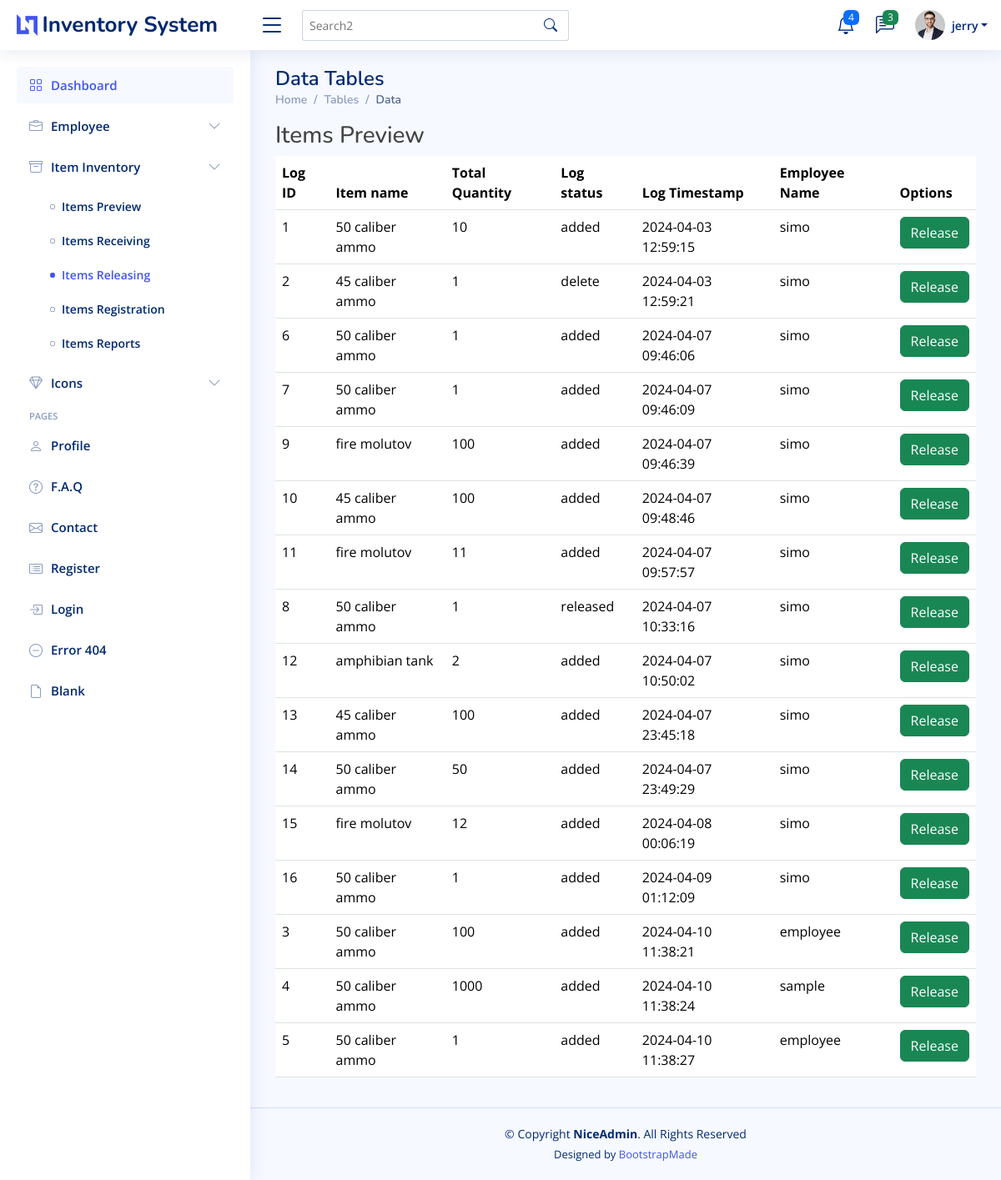
/index_admin.php?page=items_releasing (signed in), run on the app's committed database.
### tables this page shows
CREATE TABLE `employee_list` (
  `employee_id` int(11) NOT NULL,
  `employee_fname` varchar(255) NOT NULL,
  `employee_lname` varchar(255) NOT NULL,
  `employee_mname` varchar(255) NOT NULL,
  `employee_username` varchar(255) NOT NULL,
  `employee_password` varchar(255) NOT NULL,
  `employee_roles` int(11) NOT NULL,
  `delete_status` int(11) NOT NULL,
  `employee_date_hired` date NOT NULL,
  `employee_email` varchar(255) NOT NULL,
  `employee_bday` date NOT NULL
);

CREATE TABLE `item_logs_timestamp` (
  `logs_timestamp_id` int(11) NOT NULL,
  `logs_timestamp` timestamp NOT NULL DEFAULT current_timestamp() ON UPDATE current_timestamp(),
  `item_id` int(11) NOT NULL,
  `logs_status_id` int(11) NOT NULL,
  `item_quantity` int(11) NOT NULL,
  `employee_id` int(11) NOT NULL,
  `item_serial_number` int(11) NOT NULL
);

CREATE TABLE `items_table` (
  `item_id` int(11) NOT NULL,
  `item_name` varchar(255) NOT NULL,
  `delete_status` int(11) NOT NULL,
  `item_create_timestamp` timestamp NOT NULL DEFAULT current_timestamp() ON UPDATE current_timestamp(),
  `employee_id` int(11) NOT NULL
);

CREATE TABLE `logs_status` (
  `log_status_id` int(11) NOT NULL,
  `log_status_name` varchar(50) NOT NULL
);

### api/Items_inventory_releasing.php (the view, shortened to what this page needs)
  <?php
       include './class/delete.php';
     $result=$mysqli->query("SELECT i.logs_timestamp_id,
     i.logs_timestamp,
       it.item_name,
       i.item_serial_number,
       ls.log_status_name,
       i.item_quantity,
       el.employee_lname
   FROM item_logs_timestamp i
   INNER JOIN items_table it ON it.item_id=i.item_id
   INNER JOIN employee_list el on el.employee_id=i.employee_id
   INNER JOIN logs_status ls ON ls.log_status_id=i.logs_status_id
   ORDER BY i.logs_timestamp ASC")or die ($mysqli->error);
	?>
       <h3><i class="fa fa-angle-right"></i> Items Preview</h3>
<table id="hidden-table-info" class="table datatable">
               <thead>
                 <tr>
                   <th>Log ID</th>
                   <th>Item name</th>
                   <th>Total Quantity</th>
                   <th>Log status</th>
                   <th>Log Timestamp</th>
                   <th>Employee Name</th>
                   <th>Options</th>
                 </tr>
               </thead>
               <tbody>
               <?php
				while ($row=$result->fetch_assoc()):
			?>
                 <tr class="gradeA">
                  <td><?php echo $row['logs_timestamp_id'];?></td>
			          	<td><?php echo $row['item_name'];?></td>
                   <td><?php echo $row['item_quantity'];?></td>
                   <td><?php echo $row['log_status_name'];?></td>
                   <td><?php echo $row['logs_timestamp'];?></td>
                   <td><?php echo $row['employee_lname'];?></td>
                   <td>
                     <button type="button" class="btn btn-round btn-success">Release</button>
                   </td>
                 </tr>
                 <?php endwhile; ?>
               </tbody>
             </table>

### index_admin.php (shortened to what this page needs)
<?php
include './include/connection.php';
$loggedInUsername = $_SESSION['username'] ?? null;
$stmt = $mysqli->prepare("SELECT employee_fname, employee_roles, employee_id FROM employee_list WHERE employee_username = ?");
if ($stmt) {
    $stmt->bind_param("s", $loggedInUsername);
    $stmt->execute();
    $stmt->bind_result($userName, $userRole, $employee_id);
}
?>
<!DOCTYPE html>
<html lang="en">
<head>
  <link href="assets/vendor/bootstrap/css/bootstrap.min.css" rel="stylesheet">
  <link href="assets/vendor/bootstrap-icons/bootstrap-icons.css" rel="stylesheet">
  <link href="assets/vendor/boxicons/css/boxicons.min.css" rel="stylesheet">
  <link href="assets/vendor/quill/quill.snow.css" rel="stylesheet">
  <link href="assets/vendor/quill/quill.bubble.css" rel="stylesheet">
  <link href="assets/vendor/remixicon/remixicon.css" rel="stylesheet">
  <link href="assets/vendor/simple-datatables/style.css" rel="stylesheet">
  <link href="assets/css/modal.css" rel="stylesheet">
  <link href="assets/css/style.css" rel="stylesheet">
</head>
<body>
  <header id="header" class="header fixed-top d-flex align-items-center">
    <div class="d-flex align-items-center justify-content-between">
      <a href="index.html" class="logo d-flex align-items-center">
        <img src="assets/img/logo.png" alt="">
        <span class="d-none d-lg-block">Inventory System</span>
      </a>
      <i class="bi bi-list toggle-sidebar-btn"></i>
    </div>
    <div class="search-bar">
      <form class="search-form d-flex align-items-center" method="POST" action="#">
        <input type="text" name="query" placeholder="Search2" title="Enter search keyword">
        <button type="submit" title="Search"><i class="bi bi-search"></i></button>
      </form>
    </div>
    <nav class="header-nav ms-auto">
      <ul class="d-flex align-items-center">
        <li class="nav-item dropdown">
          <a class="nav-link nav-icon" href="#" data-bs-toggle="dropdown">
            <i class="bi bi-bell"></i>
            <span class="badge bg-primary badge-number">4</span>
          </a>
        </li>
        <li class="nav-item dropdown">
          <a class="nav-link nav-icon" href="#" data-bs-toggle="dropdown">
            <i class="bi bi-chat-left-text"></i>
            <span class="badge bg-success badge-number">3</span>
          </a>
        </li>
        <li class="nav-item dropdown pe-3">
          <a class="nav-link nav-profile d-flex align-items-center pe-0" href="#" data-bs-toggle="dropdown">
            <img src="assets/img/profile-img.jpg" alt="Profile" class="rounded-circle">
            <span class="d-none d-md-block dropdown-toggle ps-2"><?php echo isset($userName) ? $userName : 'Unknown User'; ?></span>
          </a>
        </li>
      </ul>
    </nav>
  </header>
  <aside id="sidebar" class="sidebar">
    <ul class="sidebar-nav" id="sidebar-nav">
      <li class="nav-item">
        <a class="nav-link <?php echo ($_GET['page'] ?? '') === 'admin_dashboard'  ? 'active' : ''; ?>" href="index_admin.php?page=admin_dashboard">
          <i class="bi bi-grid"></i>
          <span>Dashboard</span>
        </a>
      </li>
      <li class="nav-item">
        <a class="nav-link collapsed" data-bs-target="#violation-nav" data-bs-toggle="collapse" href="#">
          <i class="bi bi-briefcase"></i><span>Employee</span><i class="bi bi-chevron-down ms-auto"></i>
        </a>
      </li>
      <li class="nav-item">
        <a class="nav-link collapsed" data-bs-target="#charts-nav" data-bs-toggle="collapse" href="#">
          <i class="bi bi-archive"></i><span>Item Inventory</span><i class="bi bi-chevron-down ms-auto"></i>
        </a>
        <ul id="charts-nav" class="nav-content collapse <?php echo ($_GET['page'] ?? '') ==='items_prev' || ($_GET['page'] ?? '') ==='items_receiving' || ($_GET['page'] ?? '') ==='items_reg'|| ($_GET['page'] ?? '') ==='items_releasing' || ($_GET['page'] ?? '') ==='items_reports'? 'show' : ''; ?>" data-bs-parent="#sidebar-nav">
          <li>
            <a href="index_admin.php?page=items_prev" class="<?php echo ($_GET['page'] ?? '') === 'items_prev'  ? 'active' : ''; ?>">
              <i class="bi bi-circle"></i><span>Items Preview</span>
            </a>
          </li>
          <li>
            <a href="index_admin.php?page=items_receiving" class="<?php echo ($_GET['page'] ?? '') === 'items_receiving'  ? 'active' : ''; ?>">
              <i class="bi bi-circle"></i><span>Items Receiving</span>
            </a>
          </li>
          <li>
            <a href="index_admin.php?page=items_releasing" class="<?php echo ($_GET['page'] ?? '') === 'items_releasing'  ? 'active' : ''; ?>">
              <i class="bi bi-circle"></i><span>Items Releasing</span>
            </a>
          </li>
          <li>
            <a href="index_admin.php?page=items_reg" class="<?php echo ($_GET['page'] ?? '') === 'items_reg'  ? 'active' : ''; ?>">
              <i class="bi bi-circle"></i><span>Items Registration</span>
            </a>
          </li>
          <li>
            <a href="index_admin.php?page=items_reports" class="<?php echo ($_GET['page'] ?? '') === 'items_reports'  ? 'active' : ''; ?>">
              <i class="bi bi-circle"></i><span>Items Reports</span>
            </a>
          </li>
        </ul>
      </li>
      <li class="nav-item">
        <a class="nav-link collapsed" data-bs-target="#icons-nav" data-bs-toggle="collapse" href="#">
          <i class="bi bi-gem"></i><span>Icons</span><i class="bi bi-chevron-down ms-auto"></i>
        </a>
      </li>
      <li class="nav-heading">Pages</li>
      <li class="nav-item">
        <a class="nav-link collapsed" href="users-profile.html">
          <i class="bi bi-person"></i>
          <span>Profile</span>
        </a>
      </li>
      <li class="nav-item">
        <a class="nav-link collapsed" href="pages-faq.html">
          <i class="bi bi-question-circle"></i>
          <span>F.A.Q</span>
        </a>
      </li>
      <li class="nav-item">
        <a class="nav-link collapsed" href="pages-contact.html">
          <i class="bi bi-envelope"></i>
          <span>Contact</span>
        </a>
      </li>
      <li class="nav-item">
        <a class="nav-link collapsed" href="pages-register.html">
          <i class="bi bi-card-list"></i>
          <span>Register</span>
        </a>
      </li>
      <li class="nav-item">
        <a class="nav-link collapsed" href="pages-login.html">
          <i class="bi bi-box-arrow-in-right"></i>
          <span>Login</span>
        </a>
      </li>
      <li class="nav-item">
        <a class="nav-link collapsed" href="pages-error-404.html">
          <i class="bi bi-dash-circle"></i>
          <span>Error 404</span>
        </a>
      </li>
      <li class="nav-item">
        <a class="nav-link collapsed" href="pages-blank.html">
          <i class="bi bi-file-earmark"></i>
          <span>Blank</span>
        </a>
      </li>
    </ul>
  </aside>
  <main id="main" class="main">
    <div class="pagetitle">
      <h1>Data Tables</h1>
      <nav>
        <ol class="breadcrumb">
          <li class="breadcrumb-item"><a href="index.html">Home</a></li>
          <li class="breadcrumb-item">Tables</li>
          <li class="breadcrumb-item active">Data</li>
        </ol>
      </nav>
    </div>
    <section class="section">
               <?php
			include './include/connection.php';
      if (isset($_GET['page'])) {
        $page = $_GET['page'];
        switch ($page) {
                        case 'items_releasing':
                          include 'api/items_inventory_releasing.php';
                          break;
            }
          }
		?>
    </section>
  </main>
  <footer id="footer" class="footer">
    <div class="copyright">
      &copy; Copyright <strong><span>NiceAdmin</span></strong>. All Rights Reserved
    </div>
    <div class="credits">
      Designed by <a href="https://bootstrapmade.com/">BootstrapMade</a>
    </div>
  </footer>
</body>
</html>

### assets/css/style.css (style rules this page uses)
:root { scroll-behavior: smooth; }
body { font-family: "Open Sans", sans-serif; background: #f6f9ff; color: #444444; }
a { color: #4154f1; text-decoration: none; }
h1, h2, h3, h4, h5, h6 { font-family: "Nunito", sans-serif; }
#main { margin-top: 60px; padding: 20px 30px; transition: all 0.3s; }
.pagetitle { margin-bottom: 10px; }
.pagetitle h1 { font-size: 24px; margin-bottom: 0; font-weight: 600; color: #012970; }
.breadcrumb { font-size: 14px; font-family: "Nunito", sans-serif; color: #899bbd; font-weight: 600; }
.breadcrumb a { color: #899bbd; transition: 0.3s; }
.breadcrumb .breadcrumb-item::before { color: #899bbd; }
.breadcrumb .active { color: #51678f; font-weight: 600; }
.logo { line-height: 1; }
@media (min-width: 1200px) { .logo { width: 280px; } }
.logo img { max-height: 26px; margin-right: 6px; }
.logo span { font-size: 26px; font-weight: 700; color: #012970; font-family: "Nunito", sans-serif; }
.header { transition: all 0.5s; z-index: 997; height: 60px; box-shadow: 0px 2px 20px rgba(1, 41, 112, 0.1); background-color: #fff; padding-left: 20px; }
.header .toggle-sidebar-btn { font-size: 32px; padding-left: 10px; cursor: pointer; color: #012970; }
.header .search-bar { min-width: 360px; padding: 0 20px; }
.header .search-form { width: 100%; }
.header .search-form input { border: 0; font-size: 14px; color: #012970; border: 1px solid rgba(1, 41, 112, 0.2); padding: 7px 38px 7px 8px; border-radius: 3px; transition: 0.3s; width: 100%; }
.header .search-form button { border: 0; padding: 0; margin-left: -30px; background: none; }
.header .search-form button i { color: #012970; }
.header-nav ul { list-style: none; }
.header-nav>ul { margin: 0; padding: 0; }
.header-nav .nav-icon { font-size: 22px; color: #012970; margin-right: 25px; position: relative; }
.header-nav .nav-profile { color: #012970; }
.header-nav .nav-profile img { max-height: 36px; }
.header-nav .nav-profile span { font-size: 14px; font-weight: 600; }
.header-nav .badge-number { position: absolute; inset: -2px -5px auto auto; font-weight: normal; font-size: 12px; padding: 3px 6px; }
.sidebar { position: fixed; top: 60px; left: 0; bottom: 0; width: 300px; z-index: 996; transition: all 0.3s; padding: 20px; overflow-y: auto; scrollbar-width: thin; scrollbar-color: #aab7cf transparent; box-shadow: 0px 0px 20px rgba(1, 41, 112, 0.1); background-color: #fff; }
@media (min-width: 1200px) { #main, #footer { margin-left: 300px; } }
.sidebar-nav { padding: 0; margin: 0; list-style: none; }
.sidebar-nav li { padding: 0; margin: 0; list-style: none; }
.sidebar-nav .nav-item { margin-bottom: 5px; }
.sidebar-nav .nav-heading { font-size: 11px; text-transform: uppercase; color: #899bbd; font-weight: 600; margin: 10px 0 5px 15px; }
.sidebar-nav .nav-link { display: flex; align-items: center; font-size: 15px; font-weight: 600; color: #4154f1; transition: 0.3; background: #f6f9ff; padding: 10px 15px; border-radius: 4px; }
.sidebar-nav .nav-link i { font-size: 16px; margin-right: 10px; color: #4154f1; }
.sidebar-nav .nav-link.collapsed { color: #012970; background: #fff; }
.sidebar-nav .nav-link.collapsed i { color: #899bbd; }
.sidebar-nav .nav-link .bi-chevron-down { margin-right: 0; transition: transform 0.2s ease-in-out; }
.sidebar-nav .nav-content { padding: 5px 0 0 0; margin: 0; list-style: none; }
.sidebar-nav .nav-content a { display: flex; align-items: center; font-size: 14px; font-weight: 600; color: #012970; transition: 0.3; padding: 10px 0 10px 40px; transition: 0.3s; }
.sidebar-nav .nav-content a i { font-size: 6px; margin-right: 8px; line-height: 0; border-radius: 50%; }
.sidebar-nav .nav-content a:hover, .sidebar-nav .nav-content a.active { color: #4154f1; }
.sidebar-nav .nav-content a.active i { background-color: #4154f1; }
.footer { padding: 20px 0; font-size: 14px; transition: all 0.3s; border-top: 1px solid #cddfff; }
.footer .copyright { text-align: center; color: #012970; }
.footer .credits { padding-top: 5px; text-align: center; font-size: 13px; color: #012970; }

### data on the page
employee_list: employee_fname "jerry"
item_logs_timestamp: logs_timestamp_id "1", item.item_name "50 caliber ammo", item_quantity "10", logs_status.log_status_name "added", logs_timestamp "2024-04-03 12:59:15", employee.employee_lname "simo"
item_logs_timestamp: logs_timestamp_id "2", item.item_name "45 caliber ammo", item_quantity "1", logs_status.log_status_name "delete", logs_timestamp "2024-04-03 12:59:21", employee.employee_lname "simo"
item_logs_timestamp: logs_timestamp_id "6", item.item_name "50 caliber ammo", item_quantity "1", logs_status.log_status_name "added", logs_timestamp "2024-04-07 09:46:06", employee.employee_lname "simo"
item_logs_timestamp: logs_timestamp_id "7", item.item_name "50 caliber ammo", item_quantity "1", logs_status.log_status_name "added", logs_timestamp "2024-04-07 09:46:09", employee.employee_lname "simo"
item_logs_timestamp: logs_timestamp_id "9", item.item_name "fire molutov", item_quantity "100", logs_status.log_status_name "added", logs_timestamp "2024-04-07 09:46:39", employee.employee_lname "simo"
item_logs_timestamp: logs_timestamp_id "10", item.item_name "45 caliber ammo", item_quantity "100", logs_status.log_status_name "added", logs_timestamp "2024-04-07 09:48:46", employee.employee_lname "simo"
item_logs_timestamp: logs_timestamp_id "11", item.item_name "fire molutov", item_quantity "11", logs_status.log_status_name "added", logs_timestamp "2024-04-07 09:57:57", employee.employee_lname "simo"
item_logs_timestamp: logs_timestamp_id "8", item.item_name "50 caliber ammo", item_quantity "1", logs_status.log_status_name "released", logs_timestamp "2024-04-07 10:33:16", employee.employee_lname "simo"
item_logs_timestamp: logs_timestamp_id "12", item.item_name "amphibian tank", item_quantity "2", logs_status.log_status_name "added", logs_timestamp "2024-04-07 10:50:02", employee.employee_lname "simo"
item_logs_timestamp: logs_timestamp_id "13", item.item_name "45 caliber ammo", item_quantity "100", logs_status.log_status_name "added", logs_timestamp "2024-04-07 23:45:18", employee.employee_lname "simo"
item_logs_timestamp: logs_timestamp_id "14", item.item_name "50 caliber ammo", item_quantity "50", logs_status.log_status_name "added", logs_timestamp "2024-04-07 23:49:29", employee.employee_lname "simo"
item_logs_timestamp: logs_timestamp_id "15", item.item_name "fire molutov", item_quantity "12", logs_status.log_status_name "added", logs_timestamp "2024-04-08 00:06:19", employee.employee_lname "simo"
item_logs_timestamp: logs_timestamp_id "16", item.item_name "50 caliber ammo", item_quantity "1", logs_status.log_status_name "added", logs_timestamp "2024-04-09 01:12:09", employee.employee_lname "simo"
item_logs_timestamp: logs_timestamp_id "3", item.item_name "50 caliber ammo", item_quantity "100", logs_status.log_status_name "added", logs_timestamp "2024-04-10 11:38:21", employee.employee_lname "employee"
item_logs_timestamp: logs_timestamp_id "4", item.item_name "50 caliber ammo", item_quantity "1000", logs_status.log_status_name "added", logs_timestamp "2024-04-10 11:38:24", employee.employee_lname "sample"
item_logs_timestamp: logs_timestamp_id "5", item.item_name "50 caliber ammo", item_quantity "1", logs_status.log_status_name "added", logs_timestamp "2024-04-10 11:38:27", employee.employee_lname "employee"
